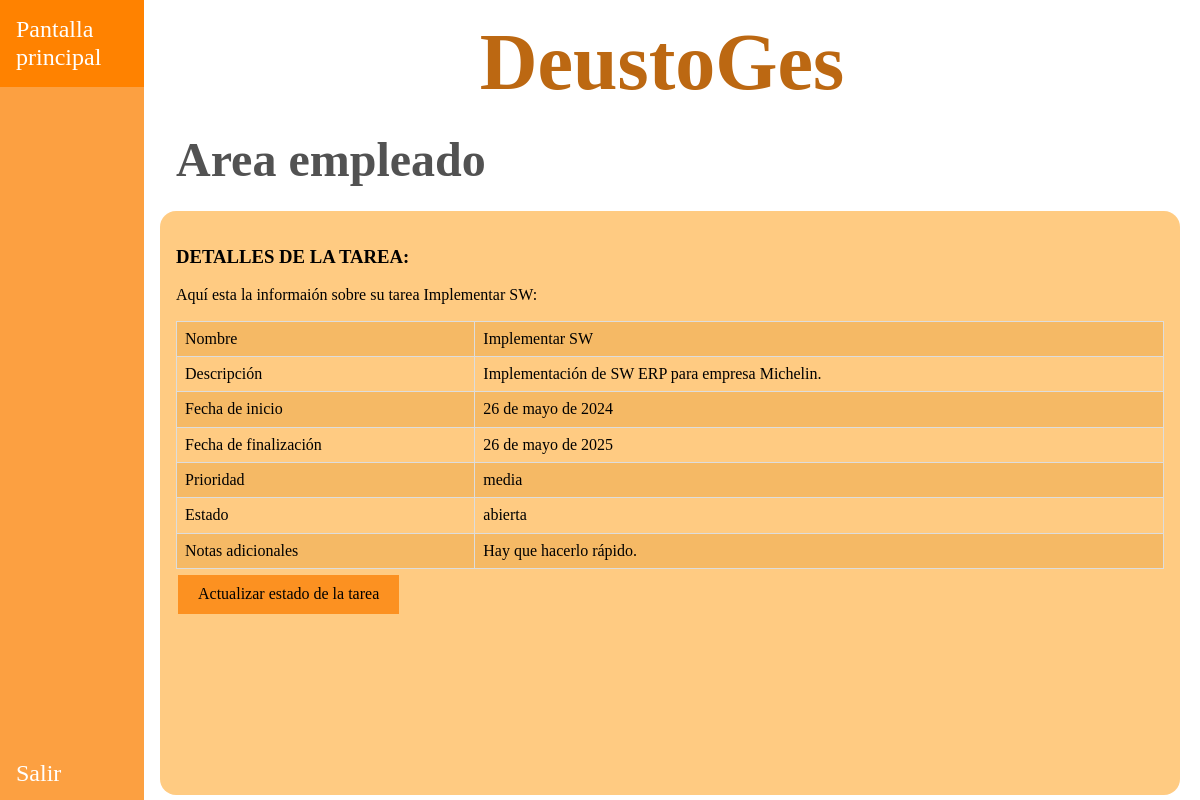
/appDeustoGes/empleados/2/tareas/1, run on the app's committed database.
### appDeustoGes/models.py (models this page shows, shortened)
class Tarea(models.Model):
    nombre = models.CharField(max_length=15)
    descripcion = models.TextField()
    fecha_inicio = models.DateField()
    fecha_fin = models.DateField()
    prioridad = models.CharField(max_length=10, choices=(('alta', 'Alta'), ('media', 'Media'), ('baja', 'Baja')))
    estado = models.CharField(max_length=20, choices=(
        ('abierta', 'Abierta'), ('asignada', 'Asignada'), ('en_proceso', 'En proceso'), ('finalizada', 'Finalizada')))
    notas_adicionales = models.TextField()
    empleado = models.ForeignKey(Empleado, on_delete=models.CASCADE)
    proyecto = models.ForeignKey(Proyecto, on_delete=models.CASCADE)
    created = models.DateTimeField(auto_now_add=True, blank=True, null=True)
    updated = models.DateTimeField(auto_now=True, blank=True, null=True)
    class Meta:
        verbose_name = 'tarea'
        verbose_name_plural = 'tareas'

### appDeustoGes/views.py (the view)
# urls.py: path("/empleados/<int:id_empleado>/tareas/<int:id_tarea>", views.show_tarea, name='tarea_detail'),
def show_tarea(request, id_tarea, id_empleado):
    tarea = get_object_or_404(Tarea, id=id_tarea)
    empleado = get_object_or_404(Empleado, id=id_empleado)
    context = {'tarea': tarea, 'empleado': empleado}
    return render(request, "appDeustoGes/tarea_detail.html", context)

### templates/appDeustoGes/tarea_detail.html
{% extends "base.html" %}
{% block css %}
    <link rel="stylesheet" href="/../static/css/normalize.css">
    <link rel="stylesheet" href="/../static/css/style.css">
{% endblock %}
{% block nav_header %}
    <nav class="barra-lateral">
        <ul class="listado-barra-lateral">
            <div>
                <li><a href="{% url 'pantalla_empleado' empleado.id %}">Pantalla principal</a></li>
            </div>
            <div>
                <li><a href="{% url 'pantalla_inicio' %}">Salir</a></li>
            </div>
        </ul>
    </nav>
{% endblock %}
{% block main_contenido %}
    <h2>Area empleado</h2>
    <div class="contenido">
        <h3>DETALLES DE LA TAREA:</h3>
    <p>Aquí esta la informaión sobre su tarea {{ tarea.nombre }}:</p>
    {% if tarea %}
        <table class="estilos-table">
    <tr>
        <td>Nombre</td>
        <td>{{ tarea.nombre }}</td>
    </tr>
    <tr>
        <td>Descripción</td>
        <td>{{ tarea.descripcion }}</td>
    </tr>
    <tr>
        <td>Fecha de inicio</td>
        <td>{{ tarea.fecha_inicio }}</td>
    </tr>
    <tr>
        <td>Fecha de finalización</td>
        <td>{{ tarea.fecha_fin }}</td>
    </tr>
    <tr>
        <td>Prioridad</td>
        <td>{{ tarea.prioridad }}</td>
    </tr>
    <tr>
        <td>Estado</td>
        <td>{{ tarea.estado }}</td>
    </tr>
    <tr>
        <td>Notas adicionales</td>
        <td>{{tarea.notas_adicionales}}</td>
    </tr>
</table>
    {% endif %}
        <button class="añadir-button">
        <a href="{% url 'tarea_update' empleado.id tarea.id %}">Actualizar estado de la tarea</a>
        </button>
    </div>
{% endblock %}

### static/css/style.css (style rules this page uses)
html { box-sizing: border-box; }
*, *:before, *:after { box-sizing: inherit; }
a { text-decoration: none; color: black; }
ul { list-style: none; margin: 0; padding: 0; }
.flex { display: flex; flex-wrap: wrap; width: 100%; overflow-x: hidden; }
h2 { margin-block:0; padding-block: 1.5rem; margin-left: 2rem; font-size: 6vh; width: 100%; color: rgba(0, 0, 0, 0.678); }
.barra-lateral { width: 12vw; background-color: rgba(252, 140, 24, 0.82); height: 100vh; }
.listado-barra-lateral { display: grid; grid-template-rows: 93vh 7vh; }
.listado-barra-lateral a { font-size: 1.5rem; color: white; display: block; padding: 1rem; }
.contenido { padding: 1rem; margin-left: 1rem; width: 85vw; height: 73vh; background-color: rgba(255, 149, 0, 0.49); border-radius: 1rem; }
.estilos-table { width: 100%; border-collapse: collapse; }
.estilos-table td { border: 1px solid #dddddd; text-align: left; padding: 8px; }
.estilos-table tr:nth-child(odd) { background-color: rgba(216, 136, 24, 0.27); }
.añadir-button { background-color: rgba(252, 140, 24, 0.91); text-align: center; border: none; color: white; padding: 10px 20px; text-decoration: none; display: inline-block; font-size: 16px; margin: 6px 2px; transition-duration: 0.4s; cursor: pointer; }

### data on the page
Tarea: nombre "Implementar SW", descripcion "Implementación de SW ERP para empresa Michelin.", fecha_inicio "26 de mayo de 2024", fecha_fin "26 de mayo de 2025", prioridad "media", estado "abierta", notas_adicionales "Hay que hacerlo rápido."
